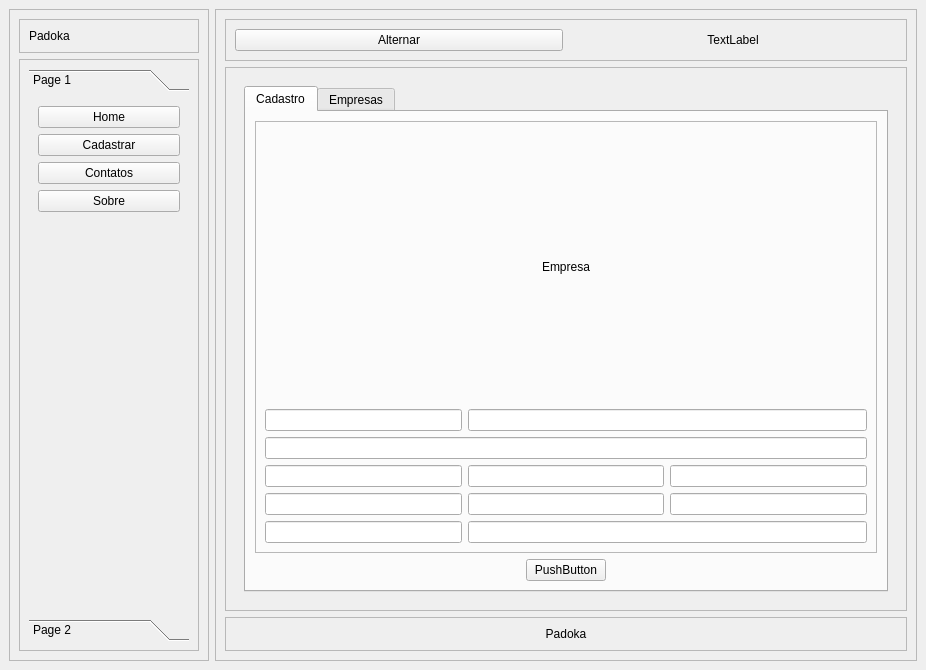
<?xml version="1.0" encoding="UTF-8"?>
<ui version="4.0">
 <class>MainWindow</class>
 <widget class="QMainWindow" name="MainWindow">
  <property name="geometry">
   <rect>
    <x>0</x>
    <y>0</y>
    <width>926</width>
    <height>670</height>
   </rect>
  </property>
  <property name="windowTitle">
   <string>MainWindow</string>
  </property>
  <widget class="QWidget" name="centralwidget">
   <layout class="QHBoxLayout" name="horizontalLayout">
    <item>
     <widget class="QFrame" name="left_container">
      <property name="maximumSize">
       <size>
        <width>200</width>
        <height>16777215</height>
       </size>
      </property>
      <property name="frameShape">
       <enum>QFrame::Shape::StyledPanel</enum>
      </property>
      <property name="frameShadow">
       <enum>QFrame::Shadow::Raised</enum>
      </property>
      <layout class="QVBoxLayout" name="verticalLayout_2">
       <item>
        <widget class="QFrame" name="frame">
         <property name="frameShape">
          <enum>QFrame::Shape::StyledPanel</enum>
         </property>
         <property name="frameShadow">
          <enum>QFrame::Shadow::Raised</enum>
         </property>
         <layout class="QVBoxLayout" name="verticalLayout_3">
          <item>
           <widget class="QLabel" name="label_3">
            <property name="text">
             <string>Padoka</string>
            </property>
           </widget>
          </item>
         </layout>
        </widget>
       </item>
       <item>
        <widget class="QFrame" name="frame_2">
         <property name="frameShape">
          <enum>QFrame::Shape::StyledPanel</enum>
         </property>
         <property name="frameShadow">
          <enum>QFrame::Shadow::Raised</enum>
         </property>
         <layout class="QHBoxLayout" name="horizontalLayout_2">
          <item>
           <widget class="QToolBox" name="toolBox">
            <property name="currentIndex">
             <number>0</number>
            </property>
            <widget class="QWidget" name="page">
             <property name="geometry">
              <rect>
               <x>0</x>
               <y>0</y>
               <width>156</width>
               <height>504</height>
              </rect>
             </property>
             <attribute name="label">
              <string>Page 1</string>
             </attribute>
             <layout class="QVBoxLayout" name="verticalLayout_4">
              <item>
               <widget class="QPushButton" name="btHome">
                <property name="cursor">
                 <cursorShape>PointingHandCursor</cursorShape>
                </property>
                <property name="text">
                 <string>Home</string>
                </property>
               </widget>
              </item>
              <item>
               <widget class="QPushButton" name="btCadastrar">
                <property name="cursor">
                 <cursorShape>PointingHandCursor</cursorShape>
                </property>
                <property name="text">
                 <string>Cadastrar</string>
                </property>
               </widget>
              </item>
              <item>
               <widget class="QPushButton" name="btContatos">
                <property name="cursor">
                 <cursorShape>PointingHandCursor</cursorShape>
                </property>
                <property name="text">
                 <string>Contatos</string>
                </property>
               </widget>
              </item>
              <item>
               <widget class="QPushButton" name="btSobre">
                <property name="cursor">
                 <cursorShape>PointingHandCursor</cursorShape>
                </property>
                <property name="text">
                 <string>Sobre</string>
                </property>
               </widget>
              </item>
              <item>
               <spacer name="verticalSpacer">
                <property name="orientation">
                 <enum>Qt::Orientation::Vertical</enum>
                </property>
                <property name="sizeHint" stdset="0">
                 <size>
                  <width>20</width>
                  <height>40</height>
                 </size>
                </property>
               </spacer>
              </item>
             </layout>
            </widget>
            <widget class="QWidget" name="page_2">
             <property name="geometry">
              <rect>
               <x>0</x>
               <y>0</y>
               <width>156</width>
               <height>504</height>
              </rect>
             </property>
             <attribute name="label">
              <string>Page 2</string>
             </attribute>
            </widget>
           </widget>
          </item>
         </layout>
        </widget>
       </item>
      </layout>
     </widget>
    </item>
    <item>
     <widget class="QFrame" name="main_container">
      <property name="frameShape">
       <enum>QFrame::Shape::StyledPanel</enum>
      </property>
      <property name="frameShadow">
       <enum>QFrame::Shadow::Raised</enum>
      </property>
      <layout class="QVBoxLayout" name="verticalLayout">
       <item>
        <widget class="QFrame" name="frm_header">
         <property name="frameShape">
          <enum>QFrame::Shape::StyledPanel</enum>
         </property>
         <property name="frameShadow">
          <enum>QFrame::Shadow::Raised</enum>
         </property>
         <layout class="QHBoxLayout" name="horizontalLayout_3">
          <item>
           <widget class="QPushButton" name="btn_Alternar">
            <property name="text">
             <string>Alternar</string>
            </property>
           </widget>
          </item>
          <item>
           <widget class="QLabel" name="label">
            <property name="text">
             <string>TextLabel</string>
            </property>
            <property name="alignment">
             <set>Qt::AlignmentFlag::AlignCenter</set>
            </property>
           </widget>
          </item>
         </layout>
        </widget>
       </item>
       <item>
        <widget class="QFrame" name="frmMain">
         <property name="sizePolicy">
          <sizepolicy hsizetype="Preferred" vsizetype="Expanding">
           <horstretch>0</horstretch>
           <verstretch>0</verstretch>
          </sizepolicy>
         </property>
         <property name="frameShape">
          <enum>QFrame::Shape::StyledPanel</enum>
         </property>
         <property name="frameShadow">
          <enum>QFrame::Shadow::Raised</enum>
         </property>
         <layout class="QVBoxLayout" name="verticalLayout_5">
          <item>
           <widget class="QStackedWidget" name="Pages">
            <property name="currentIndex">
             <number>1</number>
            </property>
            <widget class="QWidget" name="pgHome">
             <layout class="QHBoxLayout" name="horizontalLayout_5">
              <item>
               <widget class="QLabel" name="label_4">
                <property name="text">
                 <string>&lt;html&gt;&lt;head/&gt;&lt;body&gt;&lt;p&gt;&lt;img src=&quot;:/MyRecursos/logo_sysdev_240px.png&quot;/&gt;&lt;/p&gt;&lt;/body&gt;&lt;/html&gt;</string>
                </property>
                <property name="alignment">
                 <set>Qt::AlignmentFlag::AlignCenter</set>
                </property>
               </widget>
              </item>
             </layout>
            </widget>
            <widget class="QWidget" name="pgCadastrar">
             <layout class="QVBoxLayout" name="verticalLayout_6">
              <item>
               <widget class="QTabWidget" name="tabWidget">
                <property name="layoutDirection">
                 <enum>Qt::LayoutDirection::LeftToRight</enum>
                </property>
                <property name="currentIndex">
                 <number>0</number>
                </property>
                <widget class="QWidget" name="tab">
                 <attribute name="title">
                  <string>Cadastro</string>
                 </attribute>
                 <layout class="QVBoxLayout" name="verticalLayout_9">
                  <item>
                   <widget class="QFrame" name="frame_4">
                    <property name="frameShape">
                     <enum>QFrame::Shape::StyledPanel</enum>
                    </property>
                    <property name="frameShadow">
                     <enum>QFrame::Shadow::Raised</enum>
                    </property>
                    <layout class="QGridLayout" name="gridLayout">
                     <item row="6" column="1">
                      <widget class="QLineEdit" name="lineEdit_9"/>
                     </item>
                     <item row="4" column="2">
                      <widget class="QLineEdit" name="lineEdit_3"/>
                     </item>
                     <item row="3" column="0" colspan="3">
                      <widget class="QLineEdit" name="lineEdit_11"/>
                     </item>
                     <item row="6" column="0">
                      <widget class="QLineEdit" name="lineEdit_4"/>
                     </item>
                     <item row="4" column="0">
                      <widget class="QLineEdit" name="lineEdit_2"/>
                     </item>
                     <item row="4" column="1">
                      <widget class="QLineEdit" name="lineEdit_5"/>
                     </item>
                     <item row="6" column="2">
                      <widget class="QLineEdit" name="lineEdit_6"/>
                     </item>
                     <item row="2" column="0">
                      <widget class="QLineEdit" name="lineEdit"/>
                     </item>
                     <item row="2" column="1" colspan="2">
                      <widget class="QLineEdit" name="lineEdit_7"/>
                     </item>
                     <item row="7" column="1" colspan="2">
                      <widget class="QLineEdit" name="lineEdit_10"/>
                     </item>
                     <item row="7" column="0">
                      <widget class="QLineEdit" name="lineEdit_8"/>
                     </item>
                     <item row="0" column="0" colspan="3">
                      <widget class="QLabel" name="label_8">
                       <property name="text">
                        <string>Empresa</string>
                       </property>
                       <property name="alignment">
                        <set>Qt::AlignmentFlag::AlignCenter</set>
                       </property>
                      </widget>
                     </item>
                    </layout>
                   </widget>
                  </item>
                  <item alignment="Qt::AlignmentFlag::AlignHCenter">
                   <widget class="QPushButton" name="pushButton_4">
                    <property name="sizePolicy">
                     <sizepolicy hsizetype="Fixed" vsizetype="Fixed">
                      <horstretch>0</horstretch>
                      <verstretch>0</verstretch>
                     </sizepolicy>
                    </property>
                    <property name="maximumSize">
                     <size>
                      <width>100</width>
                      <height>16777215</height>
                     </size>
                    </property>
                    <property name="layoutDirection">
                     <enum>Qt::LayoutDirection::LeftToRight</enum>
                    </property>
                    <property name="text">
                     <string>PushButton</string>
                    </property>
                    <property name="autoRepeatDelay">
                     <number>1100</number>
                    </property>
                   </widget>
                  </item>
                 </layout>
                </widget>
                <widget class="QWidget" name="tab_2">
                 <attribute name="title">
                  <string>Empresas</string>
                 </attribute>
                 <layout class="QVBoxLayout" name="verticalLayout_8">
                  <item>
                   <widget class="QLabel" name="label_7">
                    <property name="text">
                     <string>&lt;html&gt;&lt;head/&gt;&lt;body&gt;&lt;p align=&quot;center&quot;&gt;&lt;span style=&quot; font-size:22pt; font-weight:700;&quot;&gt;EMPRESAS&lt;/span&gt;&lt;/p&gt;&lt;/body&gt;&lt;/html&gt;</string>
                    </property>
                   </widget>
                  </item>
                  <item>
                   <layout class="QHBoxLayout" name="horizontalLayout_6">
                    <item>
                     <widget class="QTableWidget" name="tableWidget">
                      <column>
                       <property name="text">
                        <string>CNPJ</string>
                       </property>
                      </column>
                      <column>
                       <property name="text">
                        <string>Nome</string>
                       </property>
                      </column>
                      <column>
                       <property name="text">
                        <string>Logradouro</string>
                       </property>
                      </column>
                      <column>
                       <property name="text">
                        <string>Número</string>
                       </property>
                      </column>
                      <column>
                       <property name="text">
                        <string>Bairro</string>
                       </property>
                      </column>
                      <column>
                       <property name="text">
                        <string>Município</string>
                       </property>
                      </column>
                      <column>
                       <property name="text">
                        <string>Telefone</string>
                       </property>
                      </column>
                      <column>
                       <property name="text">
                        <string>Email</string>
                       </property>
                      </column>
                     </widget>
                    </item>
                    <item>
                     <widget class="QFrame" name="frame_3">
                      <property name="frameShape">
                       <enum>QFrame::Shape::StyledPanel</enum>
                      </property>
                      <property name="frameShadow">
                       <enum>QFrame::Shadow::Raised</enum>
                      </property>
                      <layout class="QVBoxLayout" name="verticalLayout_7">
                       <item>
                        <widget class="QPushButton" name="pushButton">
                         <property name="text">
                          <string>Gerar Excel</string>
                         </property>
                        </widget>
                       </item>
                       <item>
                        <widget class="QPushButton" name="pushButton_2">
                         <property name="text">
                          <string>Alterar</string>
                         </property>
                        </widget>
                       </item>
                       <item>
                        <widget class="QPushButton" name="pushButton_3">
                         <property name="text">
                          <string>Excluir</string>
                         </property>
                        </widget>
                       </item>
                       <item>
                        <spacer name="verticalSpacer_2">
                         <property name="orientation">
                          <enum>Qt::Orientation::Vertical</enum>
                         </property>
                         <property name="sizeHint" stdset="0">
                          <size>
                           <width>20</width>
                           <height>40</height>
                          </size>
                         </property>
                        </spacer>
                       </item>
                      </layout>
                     </widget>
                    </item>
                   </layout>
                  </item>
                 </layout>
                </widget>
               </widget>
              </item>
             </layout>
            </widget>
            <widget class="QWidget" name="pgContatos">
             <widget class="QSplitter" name="splitter">
              <property name="geometry">
               <rect>
                <x>330</x>
                <y>180</y>
                <width>111</width>
                <height>31</height>
               </rect>
              </property>
              <property name="orientation">
               <enum>Qt::Orientation::Horizontal</enum>
              </property>
              <widget class="QLabel" name="label_5">
               <property name="text">
                <string>&lt;html&gt;&lt;head/&gt;&lt;body&gt;&lt;p&gt;&lt;img src=&quot;:/MyRecursos/whatsApp.png&quot;/&gt;&lt;/p&gt;&lt;/body&gt;&lt;/html&gt;</string>
               </property>
              </widget>
              <widget class="QLabel" name="label_6">
               <property name="text">
                <string>&lt;html&gt;&lt;head/&gt;&lt;body&gt;&lt;p&gt;43 96666-6666&lt;/p&gt;&lt;/body&gt;&lt;/html&gt;</string>
               </property>
              </widget>
             </widget>
            </widget>
            <widget class="QWidget" name="pgSobre">
             <widget class="QLabel" name="label_9">
              <property name="geometry">
               <rect>
                <x>20</x>
                <y>90</y>
                <width>431</width>
                <height>311</height>
               </rect>
              </property>
              <property name="text">
               <string>&lt;html&gt;&lt;head/&gt;&lt;body&gt;&lt;p align=&quot;center&quot;&gt;&lt;a name=&quot;docs-internal-guid-adc67dc7-7fff-d803-fe9a-89a3eacbc3a1&quot;/&gt;&lt;span style=&quot; font-family:'Century Gothic','sans-serif'; font-size:16pt; color:#ff9900; background-color:transparent;&quot;&gt;E&lt;/span&gt;&lt;span style=&quot; font-family:'Century Gothic','sans-serif'; font-size:16pt; color:#ff9900; background-color:transparent;&quot;&gt;ste sistema faz consulta do CNPJ utilizando API da Receita Federal e faz o cadastro em um banco de dados. O objetivo deste sistema é ensinar como utilizar Python e o QT para desenvolver aplicações modernas e funcionais.&lt;/span&gt;&lt;/p&gt;&lt;/body&gt;&lt;/html&gt;</string>
              </property>
              <property name="wordWrap">
               <bool>true</bool>
              </property>
             </widget>
            </widget>
           </widget>
          </item>
         </layout>
        </widget>
       </item>
       <item>
        <widget class="QFrame" name="frm_footer">
         <property name="frameShape">
          <enum>QFrame::Shape::StyledPanel</enum>
         </property>
         <property name="frameShadow">
          <enum>QFrame::Shadow::Raised</enum>
         </property>
         <layout class="QHBoxLayout" name="horizontalLayout_4">
          <item>
           <widget class="QLabel" name="label_2">
            <property name="text">
             <string>Padoka</string>
            </property>
            <property name="alignment">
             <set>Qt::AlignmentFlag::AlignCenter</set>
            </property>
           </widget>
          </item>
         </layout>
        </widget>
       </item>
      </layout>
     </widget>
    </item>
   </layout>
  </widget>
 </widget>
 <resources>
  <include location="myRecursos.qrc"/>
 </resources>
 <connections/>
</ui>
